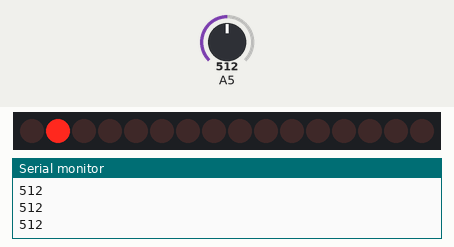
Recording of a sketch running on a simulated Arduino Uno, built with avr-gcc and run on an emulated ATmega328P. On the bench: 16 shift-register outputs drawn as a row of LEDs (first output left, lit = HIGH), the last lines printed to the serial monitor. Wiring (inferred from the names in the program): 2 × shift register (74HC595): data A2; shift clock A1; latch A0. Wiring (inferred from the signals the program sends): row of LEDs: on Q0, Q1, Q2, Q3, Q4, Q5, Q6, Q7, Q8, Q9, Q10, Q11, Q12, Q13, Q14, Q15. The test bench sets the inputs (shaded band); at power-on: A5 = 512.

Above: at 1.2 s.
1.3 s: A5 set to 242
2.8 s: A5 set to 223
At 3.7 s:
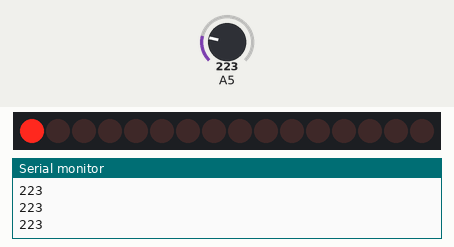
4.3 s: A5 set to 240
At 5.4 s:
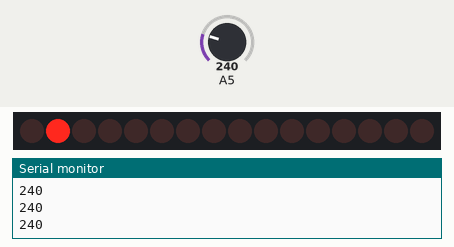
5.8 s: A5 set to 220
At 6.4 s:
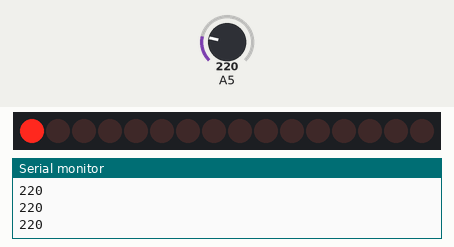
Timing chart, 0 to 8.3 s (numbered marks = the images above; inputs shaded):
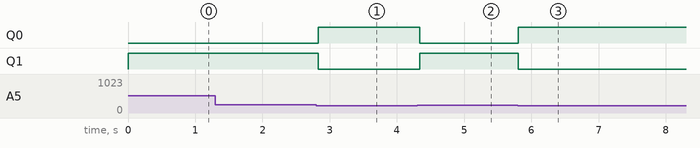

Measured:
- the behaviour switches between 231 and 230 on A5 (found by bisection; images 0 and 1)
- after the input at 2.8 s, Q0: LOW → HIGH at once; Q1: HIGH → LOW at once
- after the input at 4.3 s, Q0: HIGH → LOW at once; Q1: LOW → HIGH at once
- after the input at 5.8 s, Q0: LOW → HIGH at once; Q1: HIGH → LOW at once

The sketch:

ledDirect.ino
```cpp
//Пин подключен к ST_CP входу 74HC595
const int LED_latchPin = A0;
//Пин подключен к SH_CP входу 74HC595
const int LED_clockPin = A1;
//Пин подключен к DS входу 74HC595
const int LED_dataPin = A2;

uint16_t LED_twoBytes;
byte LED_twoByte1;
byte LED_twoByte2;

void setup() {
  Serial.begin(9600);

  pinMode(LED_latchPin, OUTPUT);
  pinMode(LED_dataPin, OUTPUT);
  pinMode(LED_clockPin, OUTPUT);

  LED_twoBytes = 0b0;
  bitWrite(LED_twoBytes, 0, 1);
  bitWrite(LED_twoBytes, 9, 1);
  bitWrite(LED_twoBytes, 15, 1);
  digitalWrite(LED_latchPin, LOW); //leds off
  LED_twoByte1 = highByte(LED_twoBytes);
  LED_twoByte2 = lowByte(LED_twoBytes);
  shiftOut(LED_dataPin, LED_clockPin, MSBFIRST, LED_twoByte1);
  shiftOut(LED_dataPin, LED_clockPin, MSBFIRST, LED_twoByte2);
  digitalWrite(LED_latchPin, HIGH); //leds ready

}

void loop() {
  int val = analogRead(A5);

  digitalWrite(LED_latchPin, LOW); //leds off
  LED_twoBytes = 0b0;
  if (val > 230) {
    bitWrite(LED_twoBytes, 0, 0);
    bitWrite(LED_twoBytes, 1, 1);
  }
  else {
    bitWrite(LED_twoBytes, 0, 1);
    bitWrite(LED_twoBytes, 1, 0);
  }

  LED_twoByte1 = highByte(LED_twoBytes);
  LED_twoByte2 = lowByte(LED_twoBytes);
  shiftOut(LED_dataPin, LED_clockPin, MSBFIRST, LED_twoByte1);
  shiftOut(LED_dataPin, LED_clockPin, MSBFIRST, LED_twoByte2);
  digitalWrite(LED_latchPin, HIGH); //leds ready
  Serial.println(val, DEC);
  delay(50);
}
```
